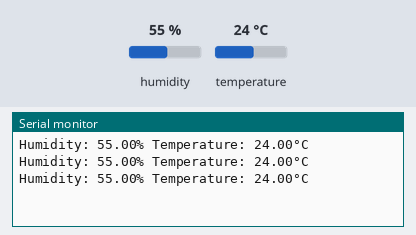
This sketch was run on a simulated Arduino Uno, built with avr-gcc and run on an emulated ATmega328P. Shown: the last lines printed to the serial monitor. The test bench sets the inputs (shaded band); at power-on: humidity 55 %, temperature 24 °C.

Above: at 2.8 s.
2.9 s: humidity set to 22 %
At 4.8 s:
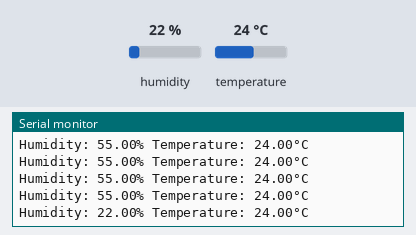
5.6 s: temperature set to 12 °C
At 6.8 s:
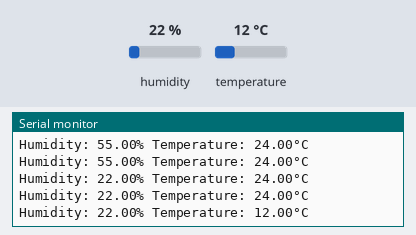
8.3 s: humidity set to 40 %
At 9.7 s:
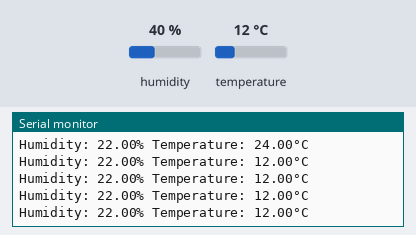
Timing chart, 0 to 11.3 s (numbered marks = the images above; inputs shaded):
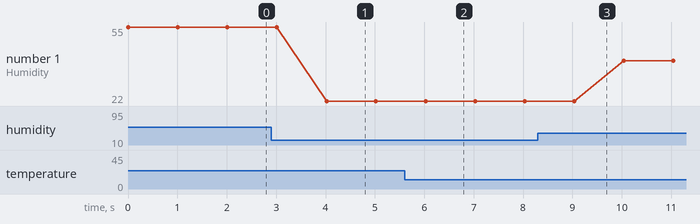

Measured:
- after the input at 2.9 s, the serial monitor: prints a new line after 1.1 s (image 1)
- after the input at 5.6 s, the serial monitor: prints a new line after 0.43 s (image 2)
- plotted number 1: 55 → 22 after the input at 2.9 s, 22 → 40 after the input at 8.3 s

The sketch:

08_Temperature_and_Humidity_Measurement.ino
```cpp
#include <DHT.h>
/*------------PIN DECLARATION FOR ESP8266 I/O EXPANSION SHIELD------------
        I/O         ORIGINAL
        Expansion     PIN
        Shield      ESP8266
--------------------------------------------------------------------------*/
#define EXP_PIN_2     0
#define EXP_PIN_3     4
#define EXP_PIN_4     5
#define EXP_PIN_5     12  //TEMP & RH SENSOR
#define EXP_PIN_6     13
#define EXP_PIN_7     15
/*------------PIN DECLARATION FOR ESP8266 I/O EXPANSION SHIELD------------*/

#define DHTTYPE DHT22   // DHT22  (AM2302)
DHT dht(EXP_PIN_5, DHTTYPE);
float h, t;             // Variable for Humidity and Temperature

void setup() {
  Serial.begin(9600);
  dht.begin();
}

void loop() {
  h = dht.readHumidity();
  t = dht.readTemperature();
  Serial.print("Humidity: ");
  Serial.print(h);
  Serial.print("%");
  Serial.print(" ");
  Serial.print("Temperature: ");
  Serial.print(t);
  Serial.println("°C");
  delay(1000);
}
```
